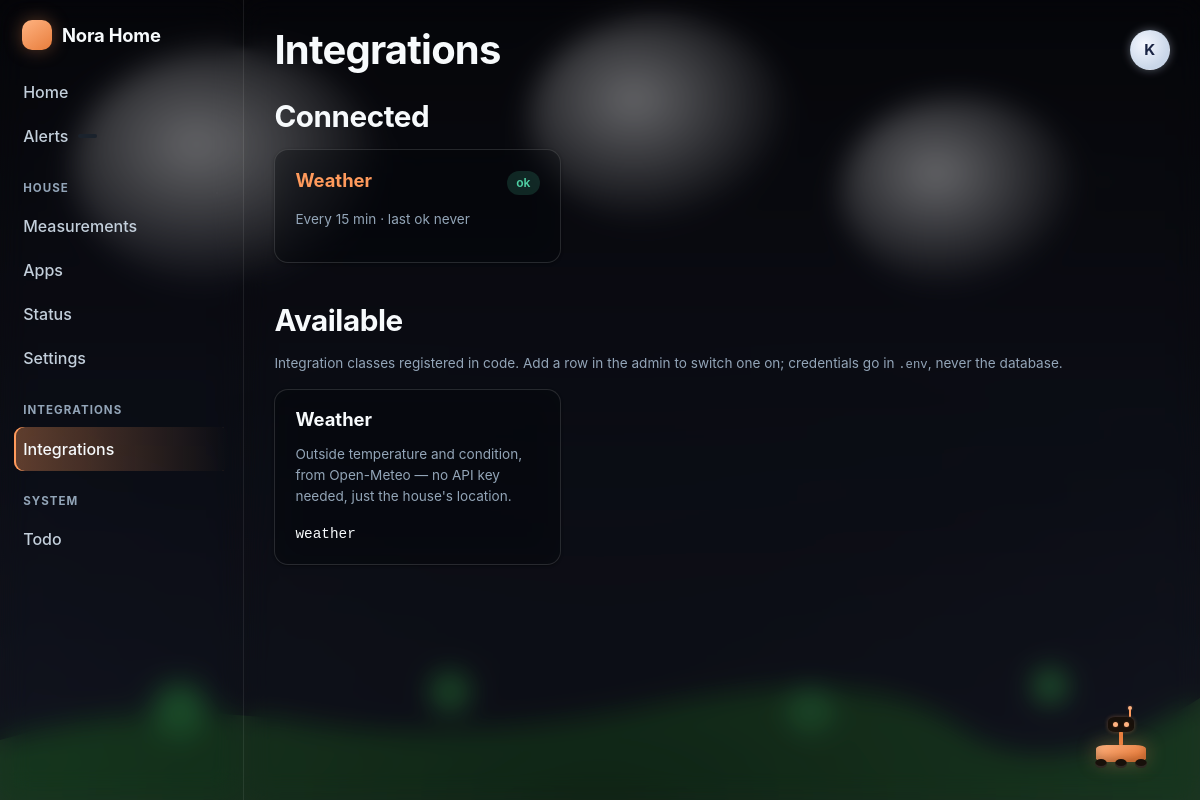
/home/integrations/ (signed in), run on the app's committed database.
### nora_home/core/models.py (models this page shows, shortened)
class TimeStampedModel(models.Model):
    created_at = models.DateTimeField(default=timezone.now, editable=False, db_index=True)
    updated_at = models.DateTimeField(auto_now=True)
    class Meta:
        abstract = True
        get_latest_by = "created_at"

class HouseSetting(TimeStampedModel):
    key = models.CharField(max_length=120, unique=True)
    value = models.JSONField(default=dict, blank=True)
    app_slug = models.CharField(max_length=60, blank=True, db_index=True)
    description = models.CharField(max_length=255, blank=True)
    editable_by_role = models.CharField(max_length=20, default="adult")
    class Meta:
        ordering = ["app_slug", "key"]

### nora_home/accounts/models.py (models this page shows, shortened)
class HouseMember(AbstractUser):
    class Role(models.TextChoices):
        MEMBER = "member", "Member"
        ADULT = "adult", "Adult"
        ADMIN = "admin", "Admin"
    display_name = models.CharField(max_length=60, blank=True)
    role = models.CharField(max_length=10, choices=Role.choices, default=Role.MEMBER,
                            db_index=True)
    avatar = models.ImageField(upload_to="avatars/", blank=True, null=True)
    accent_color = models.CharField(max_length=9, blank=True,
                                    help_text="Hex colour used for this person's rows.")
    birthday = models.DateField(null=True, blank=True)
    timezone = models.CharField(max_length=64, blank=True)
    slack_user_id = models.CharField(max_length=32, blank=True,
                                     help_text="Slack member ID, e.g. U01ABCDEF.")
    slack_dm_channel = models.CharField(max_length=32, blank=True)
    phone = models.CharField(max_length=32, blank=True)
    quiet_hours_start = models.PositiveSmallIntegerField(default=22)
    quiet_hours_end = models.PositiveSmallIntegerField(default=7)
    notifications_enabled = models.BooleanField(default=True)
    preferred_channels = models.JSONField(default=list, blank=True)
    escalation_contacts = models.ManyToManyField(
        "self", symmetrical=False, blank=True, related_name="escalation_watch_for",
        through="EscalationContact",
    )
    is_on_wall_display = models.BooleanField(
        default=True, help_text="Show this person's items on the 24\" display.")
    class Meta:
        ordering = ["display_name", "username"]
    @property
    def name(self) -> str:
        return self.display_name or self.get_full_name() or self.get_username()

### nora_home/integrations/models.py (models this page shows, shortened)
class Integration(TimeStampedModel):
    slug = models.SlugField(help_text="Matches the registered Integration class.")
    name = models.CharField(max_length=80)
    config = models.JSONField(default=dict, blank=True)
    interval_minutes = models.PositiveIntegerField(default=15)
    is_enabled = models.BooleanField(default=True, db_index=True)
    last_run_at = models.DateTimeField(null=True, blank=True, db_index=True)
    last_success_at = models.DateTimeField(null=True, blank=True)
    consecutive_failures = models.PositiveSmallIntegerField(default=0)
    last_error = models.TextField(blank=True)
    class Meta:
        ordering = ["name"]
        unique_together = [("slug", "name")]
    @property
    def is_healthy(self) -> bool:
        return self.consecutive_failures == 0

### nora_home/integrations/views.py (the view)
# urls.py: path("", views.index, name="index"),
@login_required
def index(request):
    return render(request, "integrations/index.html", {
        "integrations": Integration.objects.all(),
        "catalog": [
            {"slug": slug, "name": klass.name or slug,
             "description": klass.description, "icon": klass.icon}
            for slug, klass in sorted(available().items())
        ],
        "page_title": "Integrations",
    })

### nora_home/core/context_processors.py (called while the page is built)
def house(request):
    user = getattr(request, "user", None)
    authenticated = bool(user and user.is_authenticated)
    role = getattr(user, "role", "member") if authenticated else "member"
    view_scope = request.session.get("nh_view_scope", "self") if hasattr(request, "session") else "self"
    active_members = []
    if authenticated:
        from nora_home.accounts.models import HouseMember
        active_members = list(HouseMember.objects.filter(is_active=True))
    return {
        "house_name": settings.NORA_HOME_NAME,
        "nora_version": settings.NORA_HOME_VERSION,
        "nora_env": settings.NORA_HOME_ENV,
        "nav": navigation(role),
        "ai_enabled": settings.NORA_HOME_AI_ENABLED,
        "request_id": getattr(request, "request_id", ""),
        "active_members": active_members,
        "nh_view_scope": view_scope,
    }

### nora_home/core/registry.py (called while the page is built)
def registered_apps(include_disabled: bool = False) -> list[AppMetadata]:
    found: list[AppMetadata] = []
    for config in apps.get_app_configs():
        if not isinstance(config, NoraAppConfig):
            continue
        meta = config.nora_home_metadata
        if meta.enabled or include_disabled:
            found.append(meta)
    found.sort(key=lambda m: (Category.ORDER.index(m.category)
                              if m.category in Category.ORDER else 99,
                              m.order, m.title))
    return found

def navigation(role: str = "member") -> list[dict]:
    rank = {"member": 0, "adult": 1, "admin": 2}
    viewer = rank.get(role, 0)
    groups: dict[str, list[AppMetadata]] = {}
    for meta in registered_apps():
        if not meta.nav or viewer < rank.get(meta.minimum_role, 0):
            continue
        groups.setdefault(meta.category, []).append(meta)
    return [
        {"key": key, "label": Category.label(key), "apps": groups[key]}
        for key in Category.ORDER
        if key in groups
    ]

    @classmethod
    def label(cls, key: str) -> str:
        return cls.LABELS.get(key, key.title())

    @property
    def url(self) -> str:
        return "/" + self.url_prefix.lstrip("/")

### nora_home/integrations/base.py (called while the page is built)
def available() -> dict[str, type[Integration]]:
    return dict(_REGISTRY)

### nora_home/ui/context_processors.py (called while the page is built)
def scene(request):
    from nora_home.ui.scene import current_scene
    data = current_scene()
    return {
        "nh_season": data["season"],
        "nh_daypart": data["daypart"],
        "nh_weather": data["weather"],
        "nh_weather_temp_c": data["temp_c"],
    }

### templates/integrations/index.html
{% extends "base.html" %}
{% block content %}
  <h2>Connected</h2>
  <div class="card-grid">
    {% for integration in integrations %}
      <a class="card" href="{% url 'integrations:detail' integration.pk %}">
        <div class="card-head">
          <h3 class="card-title">{{ integration.name }}</h3>
          {% if not integration.is_enabled %}<span class="pill">off</span>
          {% elif integration.is_healthy %}<span class="pill ok">ok</span>
          {% else %}<span class="pill alert">{{ integration.consecutive_failures }} fails</span>{% endif %}
        </div>
        <p class="card-subtitle">
          Every {{ integration.interval_minutes }} min ·
          last ok {{ integration.last_success_at|default:"never" }}
        </p>
      </a>
    {% empty %}
      <div class="empty">Nothing connected yet.</div>
    {% endfor %}
  </div>
  <h2 style="margin-top:2.5rem">Available</h2>
  <p class="card-subtitle">
    Integration classes registered in code. Add a row in the admin to switch one on;
    credentials go in <code>.env</code>, never the database.
  </p>
  <div class="card-grid">
    {% for item in catalog %}
      <div class="card">
        <div class="card-head"><h3 class="card-title">{{ item.name }}</h3></div>
        <p class="card-subtitle">{{ item.description }}</p>
        <code>{{ item.slug }}</code>
      </div>
    {% empty %}
      <div class="empty">
        No integration classes registered. See <code>nora/integrations/base.py</code>.
      </div>
    {% endfor %}
  </div>
{% endblock %}

### templates/base.html (shortened to what this page needs)
{% load static %}<!doctype html>
<html lang="en" data-surface="{{ surface }}" data-theme="dark"
      data-season="{{ nh_season }}" data-daypart="{{ nh_daypart }}" data-weather="{{ nh_weather }}"
      {% if not nh_bot_enabled %}data-nh-bot="off"{% endif %}>
<head>
  <link rel="stylesheet" href="{% static 'nora_home/css/nora-home.css' %}">
  <link rel="stylesheet" href="{% static 'nora_home/css/nh-scene.css' %}">
  {% if nh_bot_enabled %}<link rel="stylesheet" href="{% static 'nora_home/css/nh-bot.css' %}">{% endif %}
</head>
<body>
{% block body %}
{% include "partials/scene.html" %}
<div class="shell">
  <nav class="sidebar" aria-label="House navigation">
    <a class="brand" href="/">
      <span class="brand-mark" aria-hidden="true"></span>
      <span>{{ house_name }}</span>
    </a>
    <div class="nav-group">
      <a class="nav-link" href="{% url 'core:dashboard' %}"
         {% if request.path == '/home/' %}aria-current="page"{% endif %}>Home</a>
      <a class="nav-link" href="{% url 'notifications:inbox' %}">
        Alerts <span class="pill" data-nh-bell data-count="0" hidden></span>
      </a>
    </div>
    {% for group in nav %}
      <div class="nav-group">
        <div class="nav-group-label">{{ group.label }}</div>
        {% for app in group.apps %}
          {% if app.slug != 'notifications' %}
            <a class="nav-link" href="{{ app.url }}"
               {% if request.path == app.url %}aria-current="page"{% endif %}>{{ app.title }}</a>
          {% endif %}
        {% endfor %}
        {% if group.key == 'house' %}
          <a class="nav-link" href="{% url 'core:app_directory' %}">Apps</a>
          <a class="nav-link" href="{% url 'core:system_status' %}">Status</a>
          <a class="nav-link" href="{% url 'core:settings' %}">Settings</a>
        {% endif %}
      </div>
    {% endfor %}
  </nav>
  <main class="main">
    <div class="topbar">
      <h1>{% block heading %}{{ page_title|default:"Home" }}{% endblock %}</h1>
      <div class="topbar-actions">
        <details class="profile-menu">
          <summary class="profile-trigger" aria-label="Menu">
            {% if request.user.is_authenticated %}
              <span class="profile-avatar">{{ request.user.name|first|upper }}</span>
            {% endif %}
          </summary>
        </details>
      </div>
    </div>
    {% block content %}{% endblock %}
  </main>
</div>
{% endblock %}
</body>
</html>

### static/nora_home/css/nora-home.css (style rules this page uses)
:root { --ink-900: #0c1015; --ink-800: #12181f; --ink-700: #1a222c; --ink-600: #253140; --ink-500: #3a4a5c; --ink-400: #62778c; --ink-300: #93a5b8; --ink-200: #c3cfdb; --ink-100: #e6ecf2; --ink-000: #f7fafc; --nh-500: #ff9a5c; --nh-400: #ffb381; --nh-600: #e87d3c; --nh-glow: rgba(255, 154, 92, 0.35); --mint-500: #4fd1a5; --sky-500: #5cb8ff; --amber-500: #f5c451; --coral-500: #ff6b6b; --violet-500: #a78bfa; --bg: var(--ink-900); --bg-raised: var(--ink-800); --bg-sunken: #080b0f; --border: var(--ink-600); --text: var(--ink-100); --text-dim: var(--ink-300); --text-faint: var(--ink-400); --accent: var(--nh-500); --ok: var(--mint-500); --warn: var(--amber-500); --alert: var(--coral-500); --info: var(--sky-500); --radius: 14px; --radius-sm: 9px; --radius-lg: 22px; --shadow: 0 2px 6px rgba(0, 0, 0, 0.35), 0 12px 32px rgba(0, 0, 0, 0.28); --shadow-sm: 0 1px 3px rgba(0, 0, 0, 0.3); --space: 1rem; --gap: 1.1rem; --font: ui-sans-serif, -apple-system, "Segoe UI", Roboto, "Helvetica Neue", Arial, sans-serif; --font-mono: ui-monospace, "SF Mono", "Cascadia Mono", Menlo, Consolas, monospace; --step-0: 1rem; --step-1: 1.15rem; --step-2: 1.4rem; --step-3: 1.85rem; --step-4: 2.5rem; --nav-width: 244px; --tap: 44px; }
*, *::before, *::after { box-sizing: border-box; }
html { -webkit-text-size-adjust: 100%; }
body { margin: 0; font-family: var(--font); font-size: var(--step-0); line-height: 1.55; color: var(--text); background: var(--bg); -webkit-font-smoothing: antialiased; overflow-x: hidden; }
a { color: var(--accent); text-decoration: none; }
h1, h2, h3, h4 { margin: 0 0 0.5em; line-height: 1.2; font-weight: 650; }
h1 { font-size: var(--step-4); letter-spacing: -0.02em; }
h2 { font-size: var(--step-3); letter-spacing: -0.015em; }
h3 { font-size: var(--step-2); }
p { margin: 0 0 1em; }
code, pre { font-family: var(--font-mono); font-size: 0.9em; }
.shell { display: grid; grid-template-columns: var(--nav-width) 1fr; min-height: 100vh; }
.sidebar { background: var(--bg-raised); border-right: 1px solid var(--border); padding: 1.25rem 0.85rem 2rem; position: sticky; top: 0; height: 100vh; overflow-y: auto; }
.brand { display: flex; align-items: center; gap: 0.65rem; padding: 0 0.5rem 1.25rem; font-weight: 700; font-size: var(--step-1); color: var(--text); letter-spacing: -0.01em; }
.brand-mark { width: 30px; height: 30px; border-radius: 10px; background: linear-gradient(145deg, var(--nh-400), var(--nh-600)); box-shadow: 0 0 18px var(--nh-glow); flex: 0 0 auto; }
.nav-group { margin-bottom: 1.35rem; }
.nav-group-label { font-size: 0.72rem; text-transform: uppercase; letter-spacing: 0.09em; color: var(--text-faint); padding: 0 0.6rem 0.45rem; font-weight: 650; }
.nav-link { display: flex; align-items: center; gap: 0.6rem; padding: 0.52rem 0.6rem; border-radius: var(--radius-sm); color: var(--text-dim); font-weight: 500; min-height: var(--tap); }
.nav-link[aria-current="page"] { background: linear-gradient(90deg, var(--nh-glow), transparent); color: var(--text); box-shadow: inset 2px 0 0 var(--accent); }
.main { min-width: 0; padding: 1.6rem 1.9rem 5rem; }
.topbar { display: flex; align-items: center; justify-content: space-between; gap: 1rem; margin-bottom: 1.6rem; flex-wrap: wrap; }
.topbar h1 { margin: 0; }
.profile-menu { position: relative; }
.profile-trigger { display: flex; align-items: center; justify-content: center; width: 40px; height: 40px; border-radius: 50%; background: var(--bg-raised); border: 1px solid var(--border); cursor: pointer; list-style: none; }
.profile-avatar { font-weight: 700; font-size: 0.95rem; color: var(--accent); }
.card-grid { display: grid; grid-template-columns: repeat(auto-fill, minmax(280px, 1fr)); gap: var(--gap); align-items: start; }
.card { background: var(--bg-raised); border: 1px solid var(--border); border-radius: var(--radius); padding: 1.15rem 1.25rem; box-shadow: var(--shadow-sm); min-width: 0; }
.card-head { display: flex; align-items: baseline; justify-content: space-between; gap: 0.75rem; margin-bottom: 0.85rem; }
.card-title { font-size: var(--step-1); font-weight: 650; margin: 0; }
.card-subtitle { color: var(--text-faint); font-size: 0.85rem; }
.pill { display: inline-flex; align-items: center; gap: 0.35rem; padding: 0.15rem 0.6rem; border-radius: 999px; font-size: 0.76rem; font-weight: 600; background: var(--ink-700); color: var(--text-dim); white-space: nowrap; }
.pill.ok { background: rgba(79, 209, 165, 0.16); color: var(--ok); }

### data on the page
HouseSetting: app_slug "Integrations"
HouseMember: user.name|first "K"
Integration: name "Weather", is_enabled "ok", interval_minutes "15", last_success_at "never", description "Outside temperature and condition, from Open-Meteo — no API key needed, just the house's location.", slug "weather"

### other printed values
{{ house_name }} "Nora Home"
{{ group.label }} "HOUSE" "INTEGRATIONS" "SYSTEM"
{{ app.title }} "Measurements" "Integrations" "Todo"
